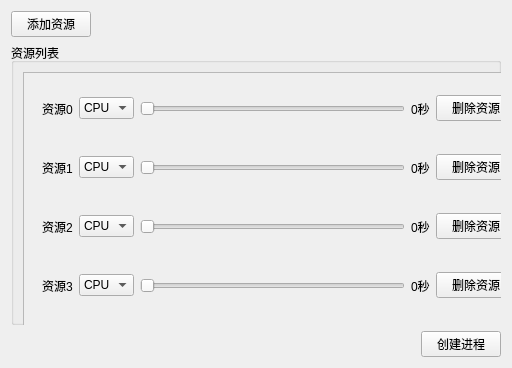
<?xml version="1.0" encoding="UTF-8"?>
<ui version="4.0">
 <class>Form</class>
 <widget class="QWidget" name="Form">
  <property name="geometry">
   <rect>
    <x>0</x>
    <y>0</y>
    <width>512</width>
    <height>368</height>
   </rect>
  </property>
  <property name="sizePolicy">
   <sizepolicy hsizetype="Minimum" vsizetype="Preferred">
    <horstretch>0</horstretch>
    <verstretch>0</verstretch>
   </sizepolicy>
  </property>
  <property name="minimumSize">
   <size>
    <width>512</width>
    <height>368</height>
   </size>
  </property>
  <property name="windowTitle">
   <string>创建进程</string>
  </property>
  <property name="styleSheet">
   <string notr="true">*{
	font: 9pt &quot;Consolas&quot;,&quot;微软雅黑&quot;;
}</string>
  </property>
  <layout class="QVBoxLayout" name="verticalLayout_0">
   <item alignment="Qt::AlignLeft">
    <widget class="QPushButton" name="add_resource">
     <property name="text">
      <string>添加资源</string>
     </property>
    </widget>
   </item>
   <item>
    <widget class="QGroupBox" name="resource_list_box">
     <property name="sizePolicy">
      <sizepolicy hsizetype="Minimum" vsizetype="Preferred">
       <horstretch>0</horstretch>
       <verstretch>0</verstretch>
      </sizepolicy>
     </property>
     <property name="autoFillBackground">
      <bool>false</bool>
     </property>
     <property name="title">
      <string>资源列表</string>
     </property>
     <layout class="QVBoxLayout" name="verticalLayout_1">
      <item>
       <widget class="QScrollArea" name="scroll_area">
        <property name="sizePolicy">
         <sizepolicy hsizetype="Minimum" vsizetype="Expanding">
          <horstretch>0</horstretch>
          <verstretch>0</verstretch>
         </sizepolicy>
        </property>
        <property name="minimumSize">
         <size>
          <width>512</width>
          <height>368</height>
         </size>
        </property>
        <property name="widgetResizable">
         <bool>true</bool>
        </property>
        <widget class="QWidget" name="scroll_area_layout">
         <property name="geometry">
          <rect>
           <x>0</x>
           <y>0</y>
           <width>510</width>
           <height>366</height>
          </rect>
         </property>
         <layout class="QVBoxLayout" name="verticalLayout_2">
          <item>
           <widget class="QWidget" name="resource_0" native="true">
            <property name="index" stdset="0">
             <UInt>0</UInt>
            </property>
            <property name="ishide" stdset="0">
             <bool>false</bool>
            </property>
            <layout class="QHBoxLayout" name="resource_0">
             <item>
              <widget class="QLabel" name="resource_label_0">
               <property name="text">
                <string>资源0</string>
               </property>
               <property name="index" stdset="0">
                <UInt>0</UInt>
               </property>
              </widget>
             </item>
             <item>
              <widget class="QComboBox" name="combo_box_0">
               <property name="sizePolicy">
                <sizepolicy hsizetype="Fixed" vsizetype="Fixed">
                 <horstretch>0</horstretch>
                 <verstretch>0</verstretch>
                </sizepolicy>
               </property>
               <property name="index" stdset="0">
                <UInt>0</UInt>
               </property>
               <item>
                <property name="text">
                 <string>CPU</string>
                </property>
               </item>
               <item>
                <property name="text">
                 <string>GPU</string>
                </property>
               </item>
               <item>
                <property name="text">
                 <string>IO</string>
                </property>
               </item>
              </widget>
             </item>
             <item>
              <widget class="QSlider" name="slider_0">
               <property name="sizePolicy">
                <sizepolicy hsizetype="Expanding" vsizetype="Fixed">
                 <horstretch>0</horstretch>
                 <verstretch>0</verstretch>
                </sizepolicy>
               </property>
               <property name="minimumSize">
                <size>
                 <width>0</width>
                 <height>0</height>
                </size>
               </property>
               <property name="maximum">
                <UInt>32</UInt>
               </property>
               <property name="pageStep">
                <UInt>10</UInt>
               </property>
               <property name="value">
                <UInt>0</UInt>
               </property>
               <property name="orientation">
                <enum>Qt::Horizontal</enum>
               </property>
               <property name="invertedAppearance">
                <bool>false</bool>
               </property>
               <property name="invertedControls">
                <bool>false</bool>
               </property>
               <property name="index" stdset="0">
                <UInt>0</UInt>
               </property>
              </widget>
             </item>
             <item>
              <widget class="QLabel" name="time_label_0">
               <property name="text">
                <string>0秒</string>
               </property>
               <property name="index" stdset="0">
                <UInt>0</UInt>
               </property>
              </widget>
             </item>
             <item>
              <widget class="QPushButton" name="remove_resource_0">
               <property name="text">
                <string>删除资源</string>
               </property>
               <property name="index" stdset="0">
                <UInt>0</UInt>
               </property>
              </widget>
             </item>
            </layout>
           </widget>
          </item>
          <item>
           <widget class="QWidget" name="resource_1" native="true">
            <property name="index" stdset="0">
             <UInt>1</UInt>
            </property>
            <property name="ishide" stdset="0">
             <bool>false</bool>
            </property>
            <layout class="QHBoxLayout" name="resource_1">
             <item>
              <widget class="QLabel" name="resource_label_1">
               <property name="text">
                <string>资源1</string>
               </property>
               <property name="index" stdset="0">
                <UInt>1</UInt>
               </property>
              </widget>
             </item>
             <item>
              <widget class="QComboBox" name="combo_box_1">
               <property name="sizePolicy">
                <sizepolicy hsizetype="Fixed" vsizetype="Fixed">
                 <horstretch>0</horstretch>
                 <verstretch>0</verstretch>
                </sizepolicy>
               </property>
               <property name="index" stdset="0">
                <UInt>1</UInt>
               </property>
               <item>
                <property name="text">
                 <string>CPU</string>
                </property>
               </item>
               <item>
                <property name="text">
                 <string>GPU</string>
                </property>
               </item>
               <item>
                <property name="text">
                 <string>IO</string>
                </property>
               </item>
              </widget>
             </item>
             <item>
              <widget class="QSlider" name="slider_1">
               <property name="sizePolicy">
                <sizepolicy hsizetype="Expanding" vsizetype="Fixed">
                 <horstretch>0</horstretch>
                 <verstretch>0</verstretch>
                </sizepolicy>
               </property>
               <property name="minimumSize">
                <size>
                 <width>0</width>
                 <height>0</height>
                </size>
               </property>
               <property name="maximum">
                <UInt>32</UInt>
               </property>
               <property name="orientation">
                <enum>Qt::Horizontal</enum>
               </property>
               <property name="index" stdset="0">
                <UInt>1</UInt>
               </property>
              </widget>
             </item>
             <item>
              <widget class="QLabel" name="time_label_1">
               <property name="text">
                <string>0秒</string>
               </property>
               <property name="index" stdset="0">
                <UInt>1</UInt>
               </property>
              </widget>
             </item>
             <item>
              <widget class="QPushButton" name="remove_resource_1">
               <property name="text">
                <string>删除资源</string>
               </property>
               <property name="index" stdset="0">
                <UInt>1</UInt>
               </property>
              </widget>
             </item>
            </layout>
           </widget>
          </item>
          <item>
           <widget class="QWidget" name="resource_2" native="true">
            <property name="index" stdset="0">
             <UInt>2</UInt>
            </property>
            <property name="ishide" stdset="0">
             <bool>false</bool>
            </property>
            <layout class="QHBoxLayout" name="resource_2">
             <item>
              <widget class="QLabel" name="resource_label_2">
               <property name="text">
                <string>资源2</string>
               </property>
               <property name="index" stdset="0">
                <UInt>2</UInt>
               </property>
              </widget>
             </item>
             <item>
              <widget class="QComboBox" name="combo_box_2">
               <property name="sizePolicy">
                <sizepolicy hsizetype="Fixed" vsizetype="Fixed">
                 <horstretch>0</horstretch>
                 <verstretch>0</verstretch>
                </sizepolicy>
               </property>
               <property name="index" stdset="0">
                <UInt>2</UInt>
               </property>
               <item>
                <property name="text">
                 <string>CPU</string>
                </property>
               </item>
               <item>
                <property name="text">
                 <string>GPU</string>
                </property>
               </item>
               <item>
                <property name="text">
                 <string>IO</string>
                </property>
               </item>
              </widget>
             </item>
             <item>
              <widget class="QSlider" name="slider_2">
               <property name="sizePolicy">
                <sizepolicy hsizetype="Expanding" vsizetype="Fixed">
                 <horstretch>0</horstretch>
                 <verstretch>0</verstretch>
                </sizepolicy>
               </property>
               <property name="minimumSize">
                <size>
                 <width>0</width>
                 <height>0</height>
                </size>
               </property>
               <property name="maximum">
                <UInt>32</UInt>
               </property>
               <property name="orientation">
                <enum>Qt::Horizontal</enum>
               </property>
               <property name="index" stdset="0">
                <UInt>2</UInt>
               </property>
              </widget>
             </item>
             <item>
              <widget class="QLabel" name="time_label_2">
               <property name="text">
                <string>0秒</string>
               </property>
               <property name="index" stdset="0">
                <UInt>2</UInt>
               </property>
              </widget>
             </item>
             <item>
              <widget class="QPushButton" name="remove_resource_2">
               <property name="text">
                <string>删除资源</string>
               </property>
               <property name="index" stdset="0">
                <UInt>2</UInt>
               </property>
              </widget>
             </item>
            </layout>
           </widget>
          </item>
          <item>
           <widget class="QWidget" name="resource_3" native="true">
            <property name="index" stdset="0">
             <UInt>3</UInt>
            </property>
            <property name="ishide" stdset="0">
             <bool>false</bool>
            </property>
            <layout class="QHBoxLayout" name="resource_3">
             <item>
              <widget class="QLabel" name="resource_label_3">
               <property name="text">
                <string>资源3</string>
               </property>
               <property name="index" stdset="0">
                <UInt>3</UInt>
               </property>
              </widget>
             </item>
             <item>
              <widget class="QComboBox" name="combo_box_3">
               <property name="sizePolicy">
                <sizepolicy hsizetype="Fixed" vsizetype="Fixed">
                 <horstretch>0</horstretch>
                 <verstretch>0</verstretch>
                </sizepolicy>
               </property>
               <property name="index" stdset="0">
                <UInt>3</UInt>
               </property>
               <item>
                <property name="text">
                 <string>CPU</string>
                </property>
               </item>
               <item>
                <property name="text">
                 <string>GPU</string>
                </property>
               </item>
               <item>
                <property name="text">
                 <string>IO</string>
                </property>
               </item>
              </widget>
             </item>
             <item>
              <widget class="QSlider" name="slider_3">
               <property name="sizePolicy">
                <sizepolicy hsizetype="Expanding" vsizetype="Fixed">
                 <horstretch>0</horstretch>
                 <verstretch>0</verstretch>
                </sizepolicy>
               </property>
               <property name="minimumSize">
                <size>
                 <width>0</width>
                 <height>0</height>
                </size>
               </property>
               <property name="maximum">
                <UInt>32</UInt>
               </property>
               <property name="orientation">
                <enum>Qt::Horizontal</enum>
               </property>
               <property name="index" stdset="0">
                <UInt>3</UInt>
               </property>
              </widget>
             </item>
             <item>
              <widget class="QLabel" name="time_label_3">
               <property name="text">
                <string>0秒</string>
               </property>
               <property name="index" stdset="0">
                <UInt>3</UInt>
               </property>
              </widget>
             </item>
             <item>
              <widget class="QPushButton" name="remove_resource_3">
               <property name="text">
                <string>删除资源</string>
               </property>
               <property name="index" stdset="0">
                <UInt>3</UInt>
               </property>
              </widget>
             </item>
            </layout>
           </widget>
          </item>
          <item>
           <widget class="QWidget" name="resource_4" native="true">
            <property name="index" stdset="0">
             <UInt>4</UInt>
            </property>
            <property name="ishide" stdset="0">
             <bool>false</bool>
            </property>
            <layout class="QHBoxLayout" name="resource_4">
             <item>
              <widget class="QLabel" name="resource_label_4">
               <property name="text">
                <string>资源4</string>
               </property>
               <property name="index" stdset="0">
                <UInt>4</UInt>
               </property>
              </widget>
             </item>
             <item>
              <widget class="QComboBox" name="combo_box_4">
               <property name="sizePolicy">
                <sizepolicy hsizetype="Fixed" vsizetype="Fixed">
                 <horstretch>0</horstretch>
                 <verstretch>0</verstretch>
                </sizepolicy>
               </property>
               <property name="index" stdset="0">
                <UInt>4</UInt>
               </property>
               <item>
                <property name="text">
                 <string>CPU</string>
                </property>
               </item>
               <item>
                <property name="text">
                 <string>GPU</string>
                </property>
               </item>
               <item>
                <property name="text">
                 <string>IO</string>
                </property>
               </item>
              </widget>
             </item>
             <item>
              <widget class="QSlider" name="slider_4">
               <property name="sizePolicy">
                <sizepolicy hsizetype="Expanding" vsizetype="Fixed">
                 <horstretch>0</horstretch>
                 <verstretch>0</verstretch>
                </sizepolicy>
               </property>
               <property name="minimumSize">
                <size>
                 <width>0</width>
                 <height>0</height>
                </size>
               </property>
               <property name="maximum">
                <UInt>32</UInt>
               </property>
               <property name="orientation">
                <enum>Qt::Horizontal</enum>
               </property>
               <property name="index" stdset="0">
                <UInt>4</UInt>
               </property>
              </widget>
             </item>
             <item>
              <widget class="QLabel" name="time_label_4">
               <property name="text">
                <string>0秒</string>
               </property>
               <property name="index" stdset="0">
                <UInt>4</UInt>
               </property>
              </widget>
             </item>
             <item>
              <widget class="QPushButton" name="remove_resource_4">
               <property name="text">
                <string>删除资源</string>
               </property>
               <property name="index" stdset="0">
                <UInt>4</UInt>
               </property>
              </widget>
             </item>
            </layout>
           </widget>
          </item>
          <item>
           <widget class="QWidget" name="resource_5" native="true">
            <property name="index" stdset="0">
             <UInt>5</UInt>
            </property>
            <property name="ishide" stdset="0">
             <bool>false</bool>
            </property>
            <layout class="QHBoxLayout" name="resource_5">
             <item>
              <widget class="QLabel" name="resource_label_5">
               <property name="text">
                <string>资源5</string>
               </property>
               <property name="index" stdset="0">
                <UInt>5</UInt>
               </property>
              </widget>
             </item>
             <item>
              <widget class="QComboBox" name="combo_box_5">
               <property name="sizePolicy">
                <sizepolicy hsizetype="Fixed" vsizetype="Fixed">
                 <horstretch>0</horstretch>
                 <verstretch>0</verstretch>
                </sizepolicy>
               </property>
               <property name="index" stdset="0">
                <UInt>5</UInt>
               </property>
               <item>
                <property name="text">
                 <string>CPU</string>
                </property>
               </item>
               <item>
                <property name="text">
                 <string>GPU</string>
                </property>
               </item>
               <item>
                <property name="text">
                 <string>IO</string>
                </property>
               </item>
              </widget>
             </item>
             <item>
              <widget class="QSlider" name="slider_5">
               <property name="sizePolicy">
                <sizepolicy hsizetype="Expanding" vsizetype="Fixed">
                 <horstretch>0</horstretch>
                 <verstretch>0</verstretch>
                </sizepolicy>
               </property>
               <property name="minimumSize">
                <size>
                 <width>0</width>
                 <height>0</height>
                </size>
               </property>
               <property name="maximum">
                <UInt>32</UInt>
               </property>
               <property name="orientation">
                <enum>Qt::Horizontal</enum>
               </property>
               <property name="index" stdset="0">
                <UInt>5</UInt>
               </property>
              </widget>
             </item>
             <item>
              <widget class="QLabel" name="time_label_5">
               <property name="text">
                <string>0秒</string>
               </property>
               <property name="index" stdset="0">
                <UInt>5</UInt>
               </property>
              </widget>
             </item>
             <item>
              <widget class="QPushButton" name="remove_resource_5">
               <property name="text">
                <string>删除资源</string>
               </property>
               <property name="index" stdset="0">
                <UInt>5</UInt>
               </property>
              </widget>
             </item>
            </layout>
           </widget>
          </item>
         </layout>
        </widget>
       </widget>
      </item>
     </layout>
    </widget>
   </item>
   <item alignment="Qt::AlignRight">
    <widget class="QPushButton" name="create_thread">
     <property name="text">
      <string>创建进程</string>
     </property>
    </widget>
   </item>
  </layout>
 </widget>
 <resources/>
 <connections/>
</ui>
